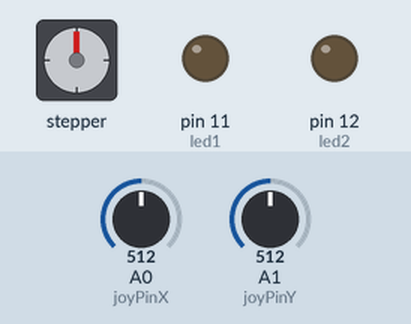
This sketch was run on a simulated Arduino Uno, built with avr-gcc and run on an emulated ATmega328P. Shown: stepper motor, output pins drawn as LEDs (lit = HIGH). Wiring (inferred from the names in the program): stepper motor (2048 steps per turn assumed): coils pin 4, pin 5, pin 6, pin 7. Inputs (shaded band) come from the test bench; at power-on: A1 (joyPinY) = 512, A0 (joyPinX) = 512. Pins used as bus, display or sensor lines are not drawn.

Above: at 3.6 s.
3.7 s: A1 (joyPinY) set to 593
5.4 s: A1 (joyPinY) set to 617
At 6.23 s:
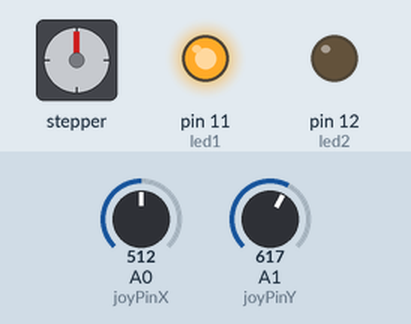
12.4 s: A1 (joyPinY) set to 590
At 15.3 s:
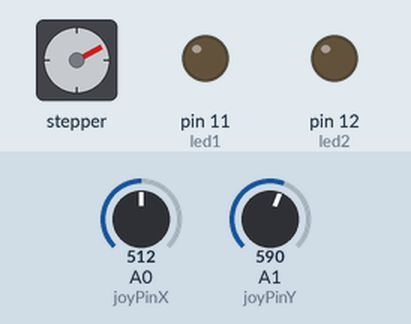
15.9 s: A1 (joyPinY) set to 412
17.4 s: A1 (joyPinY) set to 382
At 18.12 s:
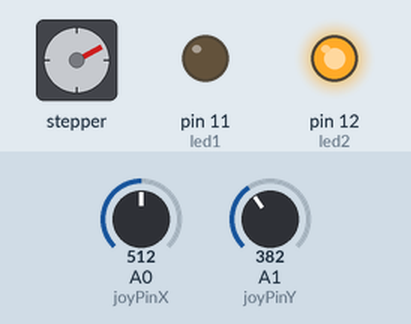
Timing chart, 0 to 25.4 s (numbered marks = the images above; inputs shaded):
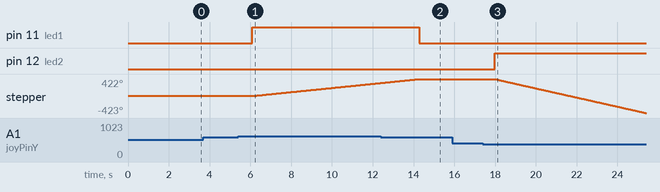

The sketch:

PilotMotor.ino
```cpp
#include <Stepper.h>

// led variables
int led1 = 11;
int led2 = 12;

// joystick variables
int joyPinX = 0;
int joyPinY = 1;
int valueX = 500;
int valueY = 500;

// step motor variables
int s1 = 4;
int s2 = 5;
int s3 = 6;
int s4 = 7;
int stepPosition = 0;

// main loop
int controlDelay = 300; // Number of loops before taking controls into account
int loopDelay    = 3;  // Delay between loops
int loopCount    = 0;  // Current loop count

void setup() {
  // led setup
  pinMode(led1, OUTPUT);
  pinMode(led2, OUTPUT);
  digitalWrite(led2, LOW);
  digitalWrite(led1, LOW);

  // motor setup
  pinMode(s1, OUTPUT);
  pinMode(s2, OUTPUT);
  pinMode(s3, OUTPUT);
  pinMode(s4, OUTPUT);

  // bring motor to positoon 0
  for(int i=0; i < 8; i++) {
    stepPosition = i;
    updateCoils();
    delay(300);
  }
  // serial console
  Serial.begin(9600);
}

// the loop routine runs over and over again forever:
void loop() {
  if(loopCount % controlDelay == 0) {
    valueX = analogRead(joyPinX);
    delay(1);
    valueY = analogRead(joyPinY);
  }
  if(valueY > 600) {
    forward();
  } else if(valueY < 400) {
    backward();
  } else {
    halt();
  }
  delay(loopDelay);
  loopCount = loopCount + 1 % controlDelay;
}

void forward() {
  digitalWrite(led1, HIGH);
  digitalWrite(led2, LOW);

  for(byte count=0; count < 8; count++) {
    delay(3);
    stepPosition = (stepPosition + 3) % 8;
    updateCoils();
  }
}

void backward() {
  digitalWrite(led1, LOW);
  digitalWrite(led2, HIGH);

  stepPosition = (stepPosition + 7 - 3) % 8;
  updateCoils();
}

void halt() {
  digitalWrite(led1, LOW);
  digitalWrite(led2, LOW);

  digitalWrite(s1, LOW);
  digitalWrite(s2, LOW);
  digitalWrite(s3, LOW);
  digitalWrite(s4, LOW);
}


void updateCoils() {
  // Coil 1
  if(stepPosition == 7 || stepPosition == 0 || stepPosition == 1) {
    digitalWrite(s1, HIGH);
  } else {
    digitalWrite(s1, LOW);
  }

  // Coil 2
  if(stepPosition == 1 || stepPosition == 2 || stepPosition == 3) {
    digitalWrite(s2, HIGH);
  } else {
    digitalWrite(s2, LOW);
  }

  // Coil 3
  if(stepPosition == 3 || stepPosition == 4 || stepPosition == 5) {
    digitalWrite(s3, HIGH);
  } else {
    digitalWrite(s3, LOW);
  }

  // Coil 4
  if(stepPosition == 5 || stepPosition == 6 || stepPosition == 7) {
    digitalWrite(s4, HIGH);
  } else {
    digitalWrite(s4, LOW);
  }
}
```

Measured:
- the behaviour switches between 600 and 601 on A1 (joyPinY) (found by bisection; images 0 and 1)
- the behaviour switches between 400 and 399 on A1 (joyPinY) (found by bisection; images 2 and 3)
- after the input at 3.7 s, every drawn part: stays the same
- after the input at 5.4 s, pin 11 (led1): LOW → HIGH after 0.68 s; stepper: keeps turning clockwise at about 52°/s, starting after 0.70 s
- after the input at 12.4 s, pin 11 (led1): HIGH → LOW after 1.9 s; stepper: goes on until 14.3 s, then stays 422°
- after the input at 15.9 s, every drawn part: stays the same
- after the input at 17.4 s, pin 12 (led2): LOW → HIGH after 0.57 s; stepper: keeps turning counter-clockwise at about 114°/s, starting after 0.60 s
